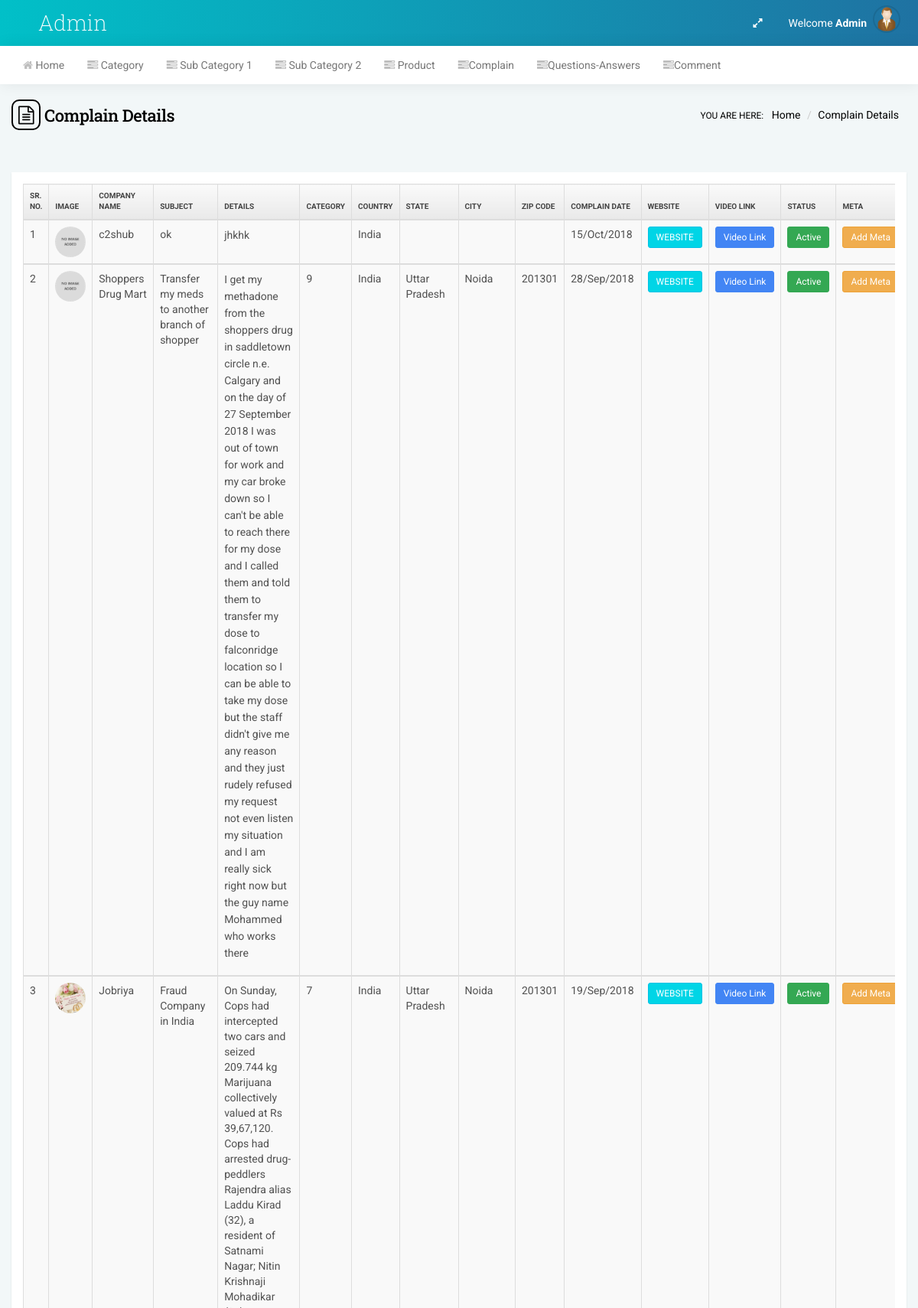
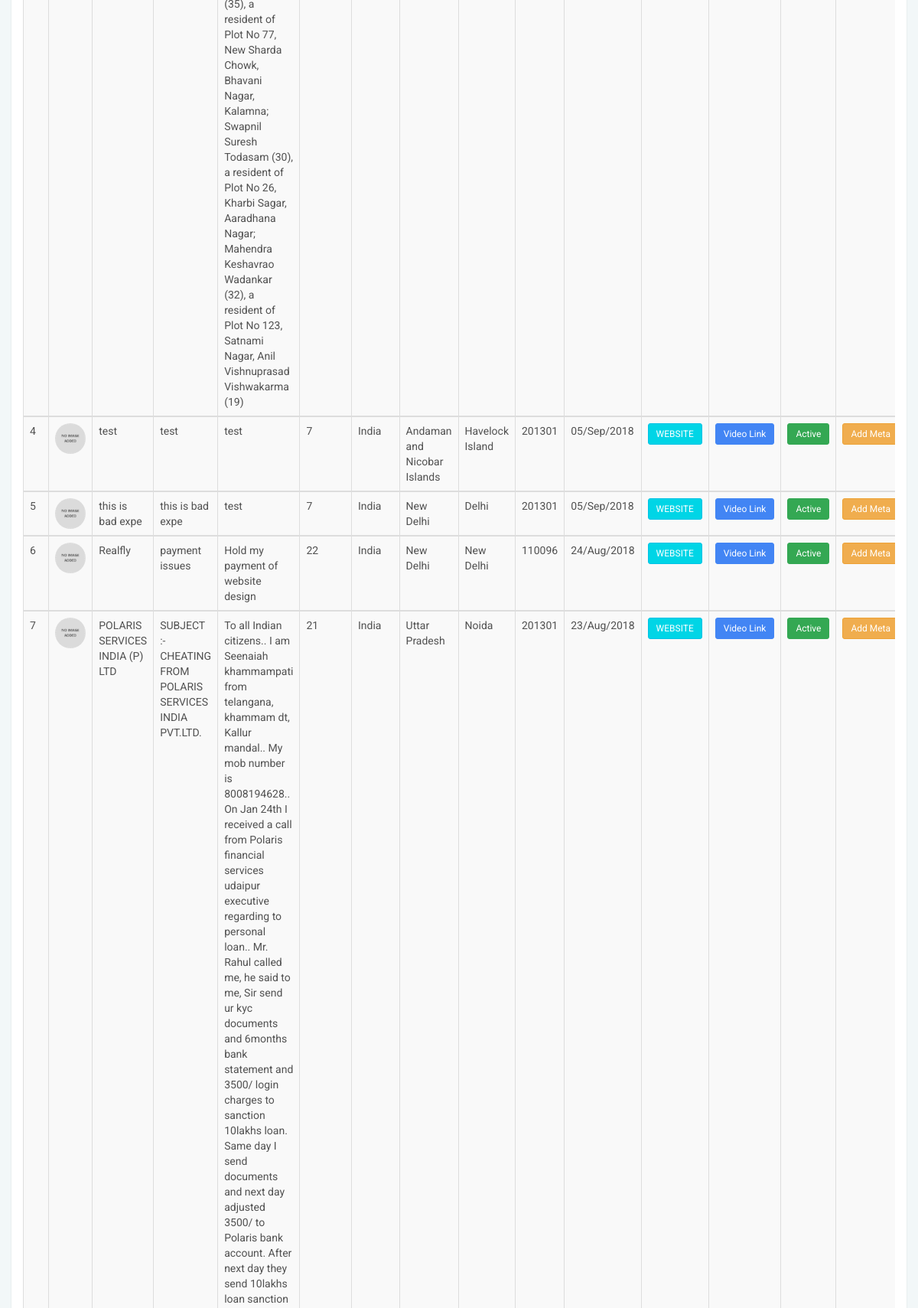
Page /admin/complain.php (signed in, upper part) on the committed database (2 pictures, top to bottom).
### tables this page shows
CREATE TABLE `complain` (
  `c_id` int(11) NOT NULL,
  `c_company_name` varchar(255) NOT NULL,
  `c_subject` varchar(255) NOT NULL,
  `c_details` varchar(500) NOT NULL,
  `c_category` varchar(255) NOT NULL,
  `c_country` varchar(255) NOT NULL,
  `c_state` varchar(255) NOT NULL,
  `c_city` varchar(255) NOT NULL,
  `c_zip_code` varchar(255) NOT NULL,
  `c_website` varchar(255) NOT NULL,
  `c_image` varchar(255) NOT NULL,
  `c_video_link` varchar(255) NOT NULL,
  `admin_id` int(11) NOT NULL,
  `user_id` int(11) NOT NULL,
  `product_id` int(11) NOT NULL,
  `meta_tag` varchar(255) NOT NULL,
  `meta_keyword` varchar(255) NOT NULL,
  `meta_description` varchar(255) NOT NULL,
  `c_date` date NOT NULL,
  `status` int(11) NOT NULL DEFAULT '1',
  `rating` int(11) NOT NULL
);

CREATE TABLE `country` (
  `id` int(11) NOT NULL,
  `country_name` varchar(100) NOT NULL
);

CREATE TABLE `state` (
  `id` int(11) NOT NULL,
  `state_name` varchar(100) NOT NULL,
  `country_id` varchar(10) NOT NULL
);

CREATE TABLE `city` (
  `id` int(11) NOT NULL,
  `city_name` varchar(100) NOT NULL,
  `state_id` varchar(10) NOT NULL
);

### admin/include/function.php (called while the page is built, shortened)
<?php
function fetch_query($con,$query){
	if($con !=='' && $query){
	$data=mysqli_query($con,$query);
	while($alldata=mysqli_fetch_assoc($data)){
		$returndata[]=	$alldata;
	}
	if(!empty($returndata)){
	return 	$returndata;
	}
	}
}
?>

### admin/complain.php (the view, shortened to what this page needs)
<?php include('include/top-menu.php'); ?>
<?php include('include/header.php'); ?>
  <div class="boxed">
    <div id="content-container">
      <div class="pageheader hidden-xs">
        <h3><i class="fa fa-file-text-o"></i>Complain Details</h3>
        <div class="breadcrumb-wrapper"> <span class="label">You are here:</span>
          <ol class="breadcrumb">
            <li> <a href="dashbord.php"> Home </a> </li>
            <li class="active">Complain Details </li>
          </ol>
        </div>
      </div>
      <div id="page-content">
        <div class="row">
          <div class="eq-height">
            <div class="col-md-12 eq-box-sm" style="padding:10px;">
              <div class="panel">
                <div class="panel-body">
				<?php
$showRecordPerPage =10;
if(isset($_GET['page']) && !empty($_GET['page'])){
$currentPage = $_GET['page'];
}else{
$currentPage = 1;
}
$startFrom = ($currentPage * $showRecordPerPage) - $showRecordPerPage;
$query = "select * from complain  order by c_id desc LIMIT $startFrom, $showRecordPerPage";
		 		  $i=1;
				$all_data=fetch_query($con,$query);
				if(!empty($all_data))
				{
				?>
                  <div class="table-responsive" style="overflow:scroll;">
 <table id="demo-dt-basic" class="table table-striped table-bordered"  >
                      <thead>
                        <tr>
										<th>Sr. No.</th>
											<th>Image</th>
												<th>Company NAME</th>
													<th>Subject </th>
														<th>Details</th>
															<th>Category</th>
																<th>Country</th>
																	<th>State</th>
																	<th>City</th>
																		<th>Zip Code</th>
																	<th> Complain Date</th>
																	<th>Website </th>
															<th>Video Link</th>
													<th>Status </th>
												<th>Meta</th>
                        </tr>
                      </thead>
		<?php foreach($all_data as $about_data){
 $image=(file_exists('../image/complain/'.$about_data['c_image']) && !empty($about_data['c_image']))?'../image/complain/'.$about_data['c_image']:'img/defaultimage.png';
					  ?>
			 <tbody  id="project_search2" name="search">
			 <tr>
			  <td> <?php echo $i; ?></td>
				 <td><img src="<?php echo $image; ?>" height="40" width="40" class="img-circle"/></td>
					<td><?php echo $about_data['c_company_name']; ?></td>
					   <td><?php  echo $about_data['c_subject']; ?></td>
						 <td><?php  echo $about_data['c_details']; ?></td>
						   <td><?php  echo $about_data['c_category']; ?></td>
						   <?php
						 $country="select * from country where id='".$about_data['c_country']."'";
							$condata=fetch_query($con,$country);
								$state="select * from state where id='".$about_data['c_state']."'";
									$sdata=fetch_query($con,$state);
										$city="select * from city where id='".$about_data['c_city']."'";
											$cidata=fetch_query($con,$city);
							?>
							  <td><?php echo $condata[0]['country_name']; ?></td>
							   <td><?php echo $sdata[0]['state_name']; ?></td>
								 <td><?php echo $cidata[0]['city_name']; ?></td>
									<td><?php echo $about_data['c_zip_code']; ?></td>
									 <td><?php echo date("d/M/Y",strtotime($about_data['c_date'])); ?></td>
									   <td><a target="_blank" href="<?php echo $about_data['c_website']; ?>" class="btn btn-xs btn-block  btn-info"> WEBSITE</a></td>
						<td><a target="_blank" href="<?php echo $about_data['c_video_link']; ?>"  class="btn btn-xs btn-block  btn-primary">Video Link</a></td>
					<td><?php if($about_data['status']==1) {?>
						   <a class="btn btn-success btn-xs" id="change_status" data-id="<?php echo $about_data['c_id']; ?>" data-admin_id="<?php echo $about_data['admin_id']; ?>" data-status="<?php echo $about_data['status']; ?>">Active</a>
						<?php } else {?>
				    <a class="btn btn-danger btn-xs" id="change_status" data-id="<?php echo $about_data['c_id']; ?>" data-admin_id="<?php echo $about_data['admin_id']; ?>" data-status="<?php echo $about_data['status']; ?>">In-active</a>
				 <?php }   ?></td>
				 <td><a href="meta?CO_ID=<?php echo $about_data['c_id']; ?>&&type=complain" class="approved btn btn-warning btn-xs">Add Meta </a></td>
		  </tr>
		</tbody>
															<?php   $i++;   }  ?>
			 </table>
                  </div>
				  <?php
				}else{
				echo '<div class="alert alert-danger">No Data Available.</div>';
				}
				  ?>
                </div>
              </div>
            </div>
          </div>
        </div>
      </div>
    </div>
  </div>
<?php include('include/footer.php'); ?>
<link rel="stylesheet" href="//code.jquery.com/ui/1.12.1/themes/base/jquery-ui.css">

### rows in the picture
complain: c_company_name "c2shub", c_subject "ok", c_details "jhkhk", country.country_name "India", c_date "15/Oct/2018"
complain: c_company_name "Shoppers Drug Mart", c_subject "Transfer my meds to another branch of shopper", c_details "I get my methadone from the shoppers drug in saddletown circle n.e. Calgary and on the day of 27 September 2018 I was out of town for work and my car broke down so I can't be able to reach there for my dose and I called them and told them to transfer my dose to falconridge location so I can be able to take my dose but the staff didn't give me any reason and they just rudely refused my request not even listen my situation and I am really sick right now but the guy name Mohammed who works there", c_category "9", country.country_name "India", state.state_name "Uttar Pradesh", city.city_name "Noida", c_zip_code "201301", c_date "28/Sep/2018"
complain: c_image (picture), c_company_name "Jobriya", c_subject "Fraud Company in India", c_details "On Sunday, Cops had intercepted two cars and seized 209.744 kg Marijuana collectively valued at Rs 39,67,120. Cops had arrested drug-peddlers Rajendra alias Laddu Kirad (32), a resident of Satnami Nagar; Nitin Krishnaji Mohadikar (35), a resident of Plot No 77, New Sharda Chowk, Bhavani Nagar, Kalamna; Swapnil Suresh Todasam (30), a resident of Plot No 26, Kharbi Sagar, Aaradhana Nagar; Mahendra Keshavrao Wadankar (32), a resident of Plot No 123, Satnami Nagar, Anil Vishnuprasad Vishwakarma (19)", c_category "7", country.country_name "India", state.state_name "Uttar Pradesh", city.city_name "Noida", c_zip_code "201301", c_date "19/Sep/2018"
complain: c_company_name "test", c_subject "test", c_details "test", c_category "7", country.country_name "India", state.state_name "Andaman and Nicobar Islands", city.city_name "Havelock Island", c_zip_code "201301", c_date "05/Sep/2018"
complain: c_company_name "this is bad expe", c_subject "this is bad expe", c_details "test", c_category "7", country.country_name "India", state.state_name "New Delhi", city.city_name "Delhi", c_zip_code "201301", c_date "05/Sep/2018"
complain: c_company_name "Realfly", c_subject "payment issues", c_details "Hold my payment of website design", c_category "22", country.country_name "India", state.state_name "New Delhi", city.city_name "New Delhi", c_zip_code "110096", c_date "24/Aug/2018"
complain: c_company_name "POLARIS SERVICES INDIA (P) LTD", c_subject "SUBJECT :- CHEATING FROM POLARIS SERVICES INDIA PVT.LTD.", c_details "To all Indian citizens.. I am Seenaiah khammampati from telangana, khammam dt, Kallur mandal.. My mob number is 8008194628.. On Jan 24th I received a call from Polaris financial services udaipur executive regarding to personal loan.. Mr. Rahul called me, he said to me, Sir send ur kyc documents and 6months bank statement and 3500/ login charges to sanction 10lakhs loan. Same day I send documents and next day adjusted 3500/ to Polaris bank account. After next day they send 10lakhs loan sanction", c_category "21", country.country_name "India", state.state_name "Uttar Pradesh", city.city_name "Noida", c_zip_code "201301", c_date "23/Aug/2018"
